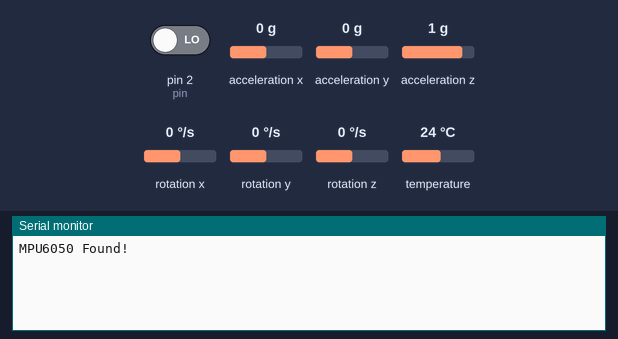
This sketch was run on a simulated Arduino Uno, built with avr-gcc and run on an emulated ATmega328P. On the bench: the last lines printed to the serial monitor. The inputs (shaded band) are chosen by the test bench; at power-on: pin 2 (pin) LOW, acceleration x 0 g, acceleration y 0 g, acceleration z 1 g, rotation x 0 °/s, rotation y 0 °/s, rotation z 0 °/s, temperature 24 °C.

Above: at 1.3 s.
1.4 s: pin 2 (pin) driven HIGH
At 1.75 s:
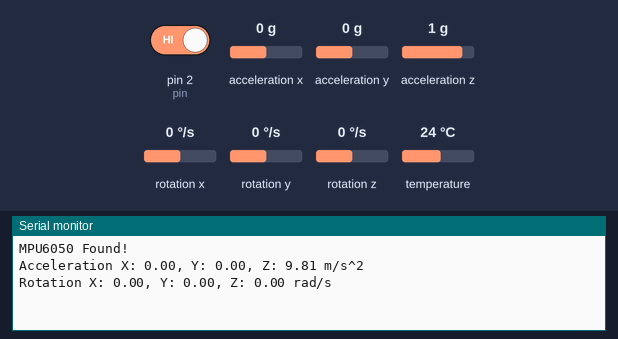
2.9 s: acceleration x set to -1.4 g
At 3.33 s:
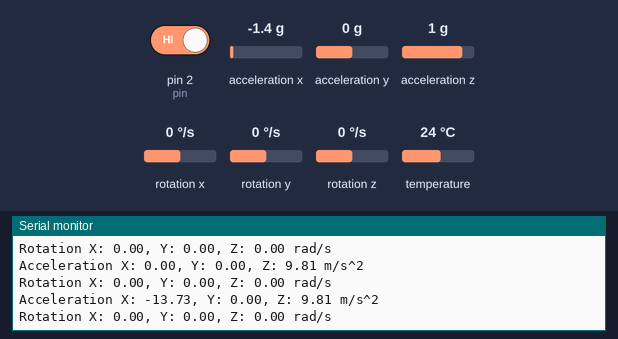
4.4 s: acceleration y set to -1.4 g
At 4.93 s:
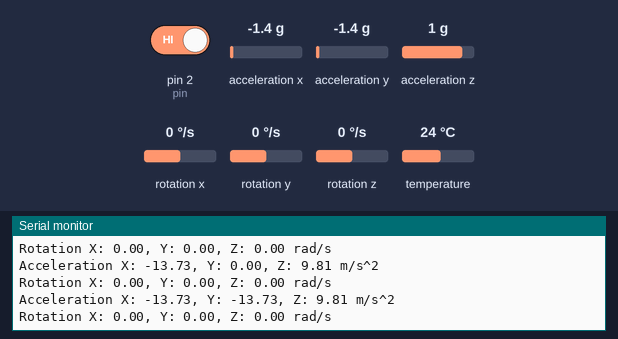
5.9 s: acceleration z set to -0.8 g
At 6.52 s:
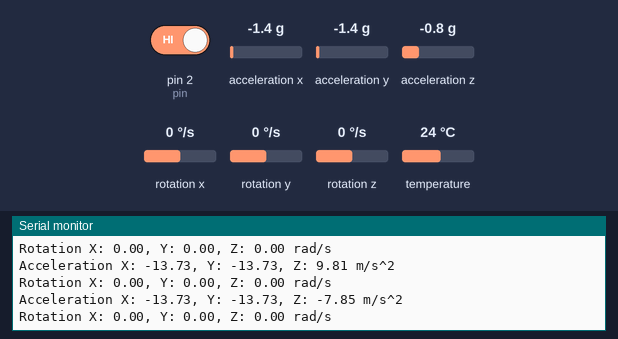
8.9 s: rotation x set to -192 °/s
At 9.73 s:
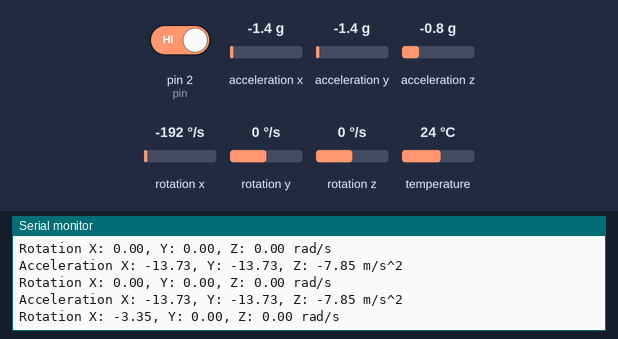
10.4 s: rotation y set to -192 °/s
At 10.8 s:
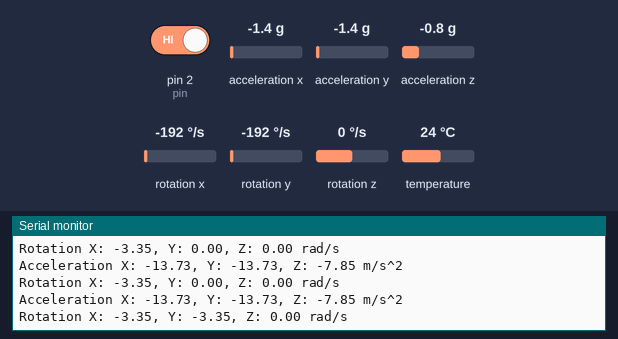

The sketch:

mars_club_task3__2nd_.ino
```cpp
#include <Adafruit_MPU6050.h>
#include <Adafruit_Sensor.h>
#include <Wire.h>

Adafruit_MPU6050 mpu;

int pin = 2;

void setup(void) {
  Serial.begin(9600);

  // Try to initialize!
  if (!mpu.begin()) {
    Serial.println("Failed to find MPU6050 chip");
    while (1) {
      delay(10);
    }
  }
  Serial.println("MPU6050 Found!");

  // set accelerometer range to +-8G
  mpu.setAccelerometerRange(MPU6050_RANGE_8_G);

  // set gyro range to +- 500 deg/s
  mpu.setGyroRange(MPU6050_RANGE_500_DEG);

  // set filter bandwidth to 21 Hz
  mpu.setFilterBandwidth(MPU6050_BAND_21_HZ);

  delay(100);

 pinMode(2,INPUT);
  //attachInterrupt(digitalPinToInterrupt(pin),isr,RISING);
}

void loop() {
  if(digitalRead(2))
  {
 /*  Get new sensor events with the readings */
  sensors_event_t a, g, temp;//cbm
  mpu.getEvent(&a, &g, &temp);//cbm

  /* Print out the values */
  Serial.print("Acceleration X: ");//cbm
  Serial.print(a.acceleration.x);
  Serial.print(", Y: ");
  Serial.print(a.acceleration.y);
  Serial.print(", Z: ");
  Serial.print(a.acceleration.z);
  Serial.println(" m/s^2");

  Serial.print("Rotation X: ");
  Serial.print(g.gyro.x);
  Serial.print(", Y: ");
  Serial.print(g.gyro.y);
  Serial.print(", Z: ");
  Serial.print(g.gyro.z);
  Serial.println(" rad/s");

  //Serial.print("Temperature: ");
  //Serial.print(temp.temperature);
  //Serial.println(" degC");

  Serial.println("");
  delay(500);
  }
}

//void isr()//cbm
//{
   /* Get new sensor events with the readings */
 // sensors_event_t a, g, temp;//cbm
 // mpu.getEvent(&a, &g, &temp);//cbm

  /* Print out the values */
 /* Serial.print("Acceleration X: ");//cbm
  Serial.print(a.acceleration.x);
  Serial.print(", Y: ");
  Serial.print(a.acceleration.y);
  Serial.print(", Z: ");
  Serial.print(a.acceleration.z);
  Serial.println(" m/s^2");

  Serial.print("Rotation X: ");
  Serial.print(g.gyro.x);
  Serial.print(", Y: ");
  Serial.print(g.gyro.y);
  Serial.print(", Z: ");
  Serial.print(g.gyro.z);
  Serial.println(" rad/s");

  //Serial.print("Temperature: ");
  //Serial.print(temp.temperature);
  //Serial.println(" degC");

  Serial.println("");
  delay(500);
}*/
```

Measured:
- after the input at 1.4 s, the serial monitor: prints a new line at once (image 1)
- after the input at 2.9 s, the serial monitor: prints a new line after 0.09 s (image 2)
- after the input at 4.4 s, the serial monitor: prints a new line after 0.18 s (image 3)
- after the input at 5.9 s, the serial monitor: prints a new line after 0.28 s (image 4)
- after the input at 8.9 s, the serial monitor: prints a new line after 0.53 s (image 5)
- after the input at 10.4 s, the serial monitor: prints a new line after 0.10 s (image 6)
